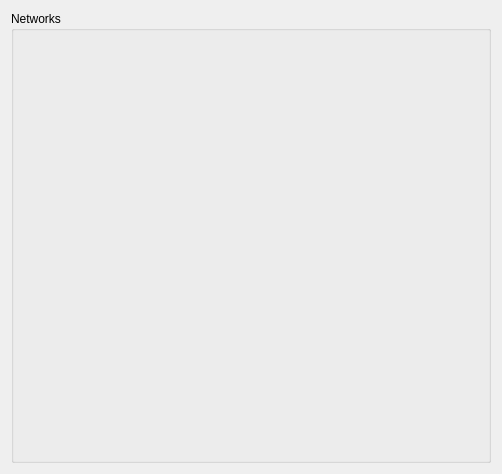
<?xml version="1.0" encoding="UTF-8"?>
<ui version="4.0">
 <class>Networks</class>
 <widget class="QWidget" name="Networks">
  <property name="geometry">
   <rect>
    <x>0</x>
    <y>0</y>
    <width>502</width>
    <height>474</height>
   </rect>
  </property>
  <property name="sizePolicy">
   <sizepolicy hsizetype="Expanding" vsizetype="Fixed">
    <horstretch>0</horstretch>
    <verstretch>0</verstretch>
   </sizepolicy>
  </property>
  <layout class="QVBoxLayout" name="verticalLayout" stretch="0">
   <item>
    <widget class="QGroupBox" name="groupBox_2">
     <property name="styleSheet">
      <string notr="true"/>
     </property>
     <property name="title">
      <string>Networks</string>
     </property>
     <property name="flat">
      <bool>false</bool>
     </property>
     <layout class="QVBoxLayout">
      <item>
       <widget class="PostProcessor::FilterWidget" name="networkFilter" native="true"/>
      </item>
     </layout>
    </widget>
   </item>
  </layout>
 </widget>
 <customwidgets>
  <customwidget>
   <class>PostProcessor::FilterWidget</class>
   <extends>QWidget</extends>
   <header>FilterWidget.hpp</header>
   <container>1</container>
  </customwidget>
 </customwidgets>
 <resources/>
 <connections/>
</ui>
